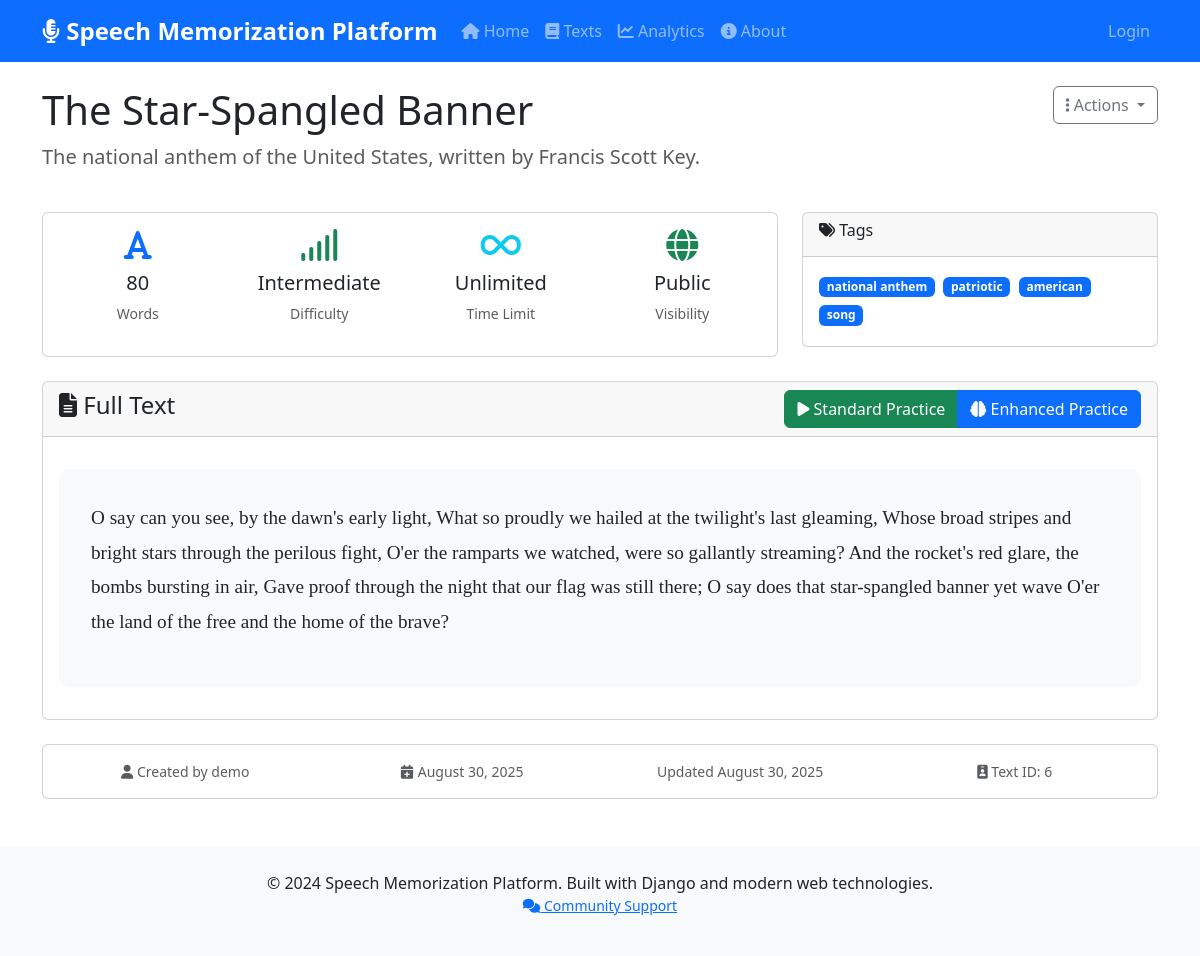
Screenshot of /texts/6/ with the database file from the repository.
### memorization/models.py (models this page shows, shortened)
class Text(models.Model):
    DIFFICULTY_CHOICES = [
        ('beginner', 'Beginner'),
        ('intermediate', 'Intermediate'),
        ('advanced', 'Advanced'),
        ('expert', 'Expert'),
    ]
    title = models.CharField(max_length=200)
    content = models.TextField()
    description = models.TextField(blank=True, null=True)
    tags = models.CharField(max_length=500, blank=True, help_text="Comma-separated tags")
    difficulty = models.CharField(max_length=20, choices=DIFFICULTY_CHOICES, default='beginner')
    time_limit = models.PositiveIntegerField(null=True, blank=True, help_text="Suggested time limit in minutes")
    created_by = models.ForeignKey(User, on_delete=models.CASCADE, related_name='created_texts')
    created_at = models.DateTimeField(auto_now_add=True)
    updated_at = models.DateTimeField(auto_now=True)
    is_public = models.BooleanField(default=False)
    word_count = models.PositiveIntegerField(default=0)
    class Meta:
        ordering = ['-created_at']
    def get_tags_list(self):
        if self.tags:
            return [tag.strip() for tag in self.tags.split(',')]
        return []

### memorization/views.py (the view)
# urls.py: path('texts/<int:text_id>/', views.text_detail, name='text_detail'),
def text_detail(request, text_id):
    text = get_object_or_404(Text, id=text_id)
    if not text.is_public and text.created_by != request.user:
        messages.error(request, 'You do not have permission to view this text.')
        return redirect('text_list')
    user_progress = None
    if request.user.is_authenticated:
        user_progress, created = UserTextProgress.objects.get_or_create(
            user=request.user,
            text=text
        )
    context = {
        'text': text,
        'user_progress': user_progress,
        'can_edit': request.user.is_authenticated and text.created_by == request.user
    }
    return render(request, 'memorization/text_detail.html', context)

### templates/memorization/text_detail.html (shortened to what this page needs)
{% extends 'base.html' %}
{% block content %}
<div class="row">
    <div class="col-12">
        <div class="d-flex justify-content-between align-items-start mb-4">
            <div>
                <h1>{{ text.title }}</h1>
                {% if text.description %}
                    <p class="lead text-muted">{{ text.description }}</p>
                {% endif %}
            </div>
            <div class="dropdown">
                <button class="btn btn-outline-secondary dropdown-toggle" type="button" data-bs-toggle="dropdown">
                    <i class="fas fa-ellipsis-v"></i> Actions
                </button>
            </div>
        </div>
        <div class="row mb-4">
            <div class="col-lg-8">
                <div class="card">
                    <div class="card-body">
                        <div class="row text-center">
                            <div class="col-md-3">
                                <i class="fas fa-font fa-2x text-primary"></i>
                                <h5 class="mt-2">{{ text.word_count }}</h5>
                                <p class="text-muted small">Words</p>
                            </div>
                            <div class="col-md-3">
                                <i class="fas fa-signal fa-2x text-success"></i>
                                <h5 class="mt-2">{{ text.get_difficulty_display }}</h5>
                                <p class="text-muted small">Difficulty</p>
                            </div>
                            <div class="col-md-3">
                                {% if text.time_limit %}
                                    <i class="fas fa-clock fa-2x text-warning"></i>
                                    <h5 class="mt-2">{{ text.time_limit }} min</h5>
                                    <p class="text-muted small">Time Limit</p>
                                {% else %}
                                    <i class="fas fa-infinity fa-2x text-info"></i>
                                    <h5 class="mt-2">Unlimited</h5>
                                    <p class="text-muted small">Time Limit</p>
                                {% endif %}
                            </div>
                            <div class="col-md-3">
                                {% if text.is_public %}
                                    <i class="fas fa-globe fa-2x text-success"></i>
                                    <h5 class="mt-2">Public</h5>
                                {% else %}
                                    <i class="fas fa-lock fa-2x text-secondary"></i>
                                    <h5 class="mt-2">Private</h5>
                                {% endif %}
                                <p class="text-muted small">Visibility</p>
                            </div>
                        </div>
                    </div>
                </div>
            </div>
            <div class="col-lg-4">
                {% if text.tags %}
                <div class="card">
                    <div class="card-header">
                        <h6><i class="fas fa-tags"></i> Tags</h6>
                    </div>
                    <div class="card-body">
                        {% for tag in text.get_tags_list %}
                            <span class="badge bg-primary me-1 mb-1">{{ tag }}</span>
                        {% endfor %}
                    </div>
                </div>
                {% endif %}
            </div>
        </div>
        <div class="row">
            <div class="col-12">
                <div class="card">
                    <div class="card-header d-flex justify-content-between align-items-center">
                        <h4><i class="fas fa-file-text"></i> Full Text</h4>
                        <div class="btn-group" role="group">
                            <a href="{% url 'practice_text' text.id %}" class="btn btn-success">
                                <i class="fas fa-play"></i> Standard Practice
                            </a>
                            <a href="{% url 'enhanced_practice_dashboard' text.id %}" class="btn btn-primary">
                                <i class="fas fa-brain"></i> Enhanced Practice
                            </a>
                        </div>
                    </div>
                    <div class="card-body">
                        <div class="text-display">
                            {{ text.content|linebreaks }}
                        </div>
                    </div>
                </div>
            </div>
        </div>
        <div class="row mt-4">
            <div class="col-12">
                <div class="card">
                    <div class="card-body">
                        <div class="row text-center text-muted small">
                            <div class="col-md-3">
                                <i class="fas fa-user"></i>
                                Created by {{ text.created_by.username }}
                            </div>
                            <div class="col-md-3">
                                <i class="fas fa-calendar-plus"></i>
                                {{ text.created_at|date:"F d, Y" }}
                            </div>
                            <div class="col-md-3">
                                Updated {{ text.updated_at|date:"F d, Y" }}
                            </div>
                            <div class="col-md-3">
                                <i class="fas fa-id-badge"></i>
                                Text ID: {{ text.id }}
                            </div>
                        </div>
                    </div>
                </div>
            </div>
        </div>
    </div>
</div>
{% endblock %}

### templates/base.html (style rules this page uses)
.text-display { font-size: 1.2rem; line-height: 1.8; padding: 2rem; background-color: #f8f9fa; border-radius: 10px; margin: 1rem 0; font-family: 'Georgia', serif; }

### rows the page displays
Text: title "The Star-Spangled Banner", description "The national anthem of the United States, written by Francis Scott Key.", word_count "80", difficulty "Intermediate", content "O say can you see, by the dawn's early light, What so proudly we hailed at the twilight's last gleaming, Whose broad stripes and bright stars through the perilous fight, O'er the ramparts we watched, were so gallantly streaming? And the rocket's red glare, the bombs bursting in air, Gave proof through the night that our flag was still there; O say does that star-spangled banner yet wave O'er the land of the free and the home of the brave?", created_by.username "demo", created_at "August 30, 2025", updated_at "August 30, 2025", id "6"

### other values shown
{{ tag }} "national anthem" "patriotic" "american" "song"
